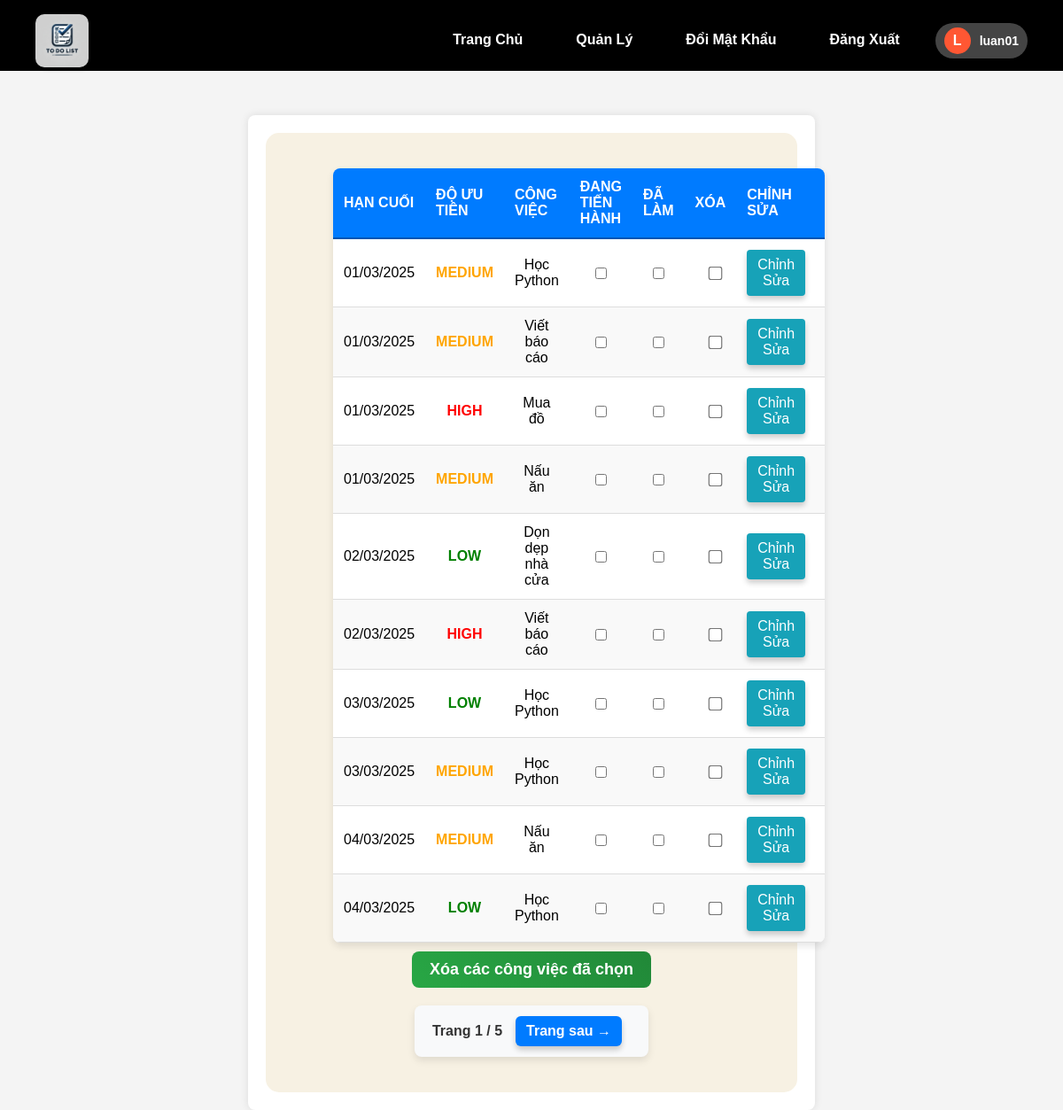
/task_list (signed in), run on the app's committed database.
### models.py (models this page shows, shortened)
class User(db.Model, UserMixin):
    id = db.Column(db.Integer, primary_key=True)
    username = db.Column(db.String(150), unique=True, nullable=False)
    email = db.Column(db.String(150), unique=True, nullable=False)
    password = db.Column(db.String(150), nullable=False)
    is_admin = db.Column(db.Boolean, default=False)
    is_blocked = db.Column(db.Boolean, default=False)

class Task(db.Model):
    id = db.Column(db.Integer, primary_key=True)
    content = db.Column(db.String(200), nullable=False)
    due_date = db.Column(db.Date, nullable=True)  # YYYY-MM-DD
    priority = db.Column(db.String(10), nullable=True)  # LOW, MEDIUM, HIGH
    user_id = db.Column(db.Integer, db.ForeignKey('user.id'))

### app.py (the view)
@app.route('/task_list', methods=['GET'])
@login_required
def task_list():
    page = request.args.get('page', 1, type=int)
    per_page = 10
    pagination = Task.query.filter_by(user_id=current_user.id).order_by(Task.due_date.asc()).paginate(page=page, per_page=per_page, error_out=False)
    tasks = pagination.items
    return render_template('task_list.html', tasks=tasks, pagination=pagination)

### app.py (called while the page is built)
@login_manager.user_loader
def load_user(user_id):
    return User.query.get(int(user_id))

### templates/task_list.html (shortened to what this page needs)
{% extends "base.html" %}
{% block content %}
<div class="container mt-4">
    <div class="card shadow-lg p-4 custom-todo-card">
        <form id="delete-multiple-form" method="POST" action="{{ url_for('delete_multiple_tasks') }}">
            <table>
                <thead>
                    <tr>
                        <th>Hạn cuối</th>
                        <th>Độ ưu tiên</th>
                        <th>Công việc</th>
                        <th>Đang tiến hành</th>
                        <th>Đã làm</th>
                        <th>Xóa</th>
                        <th>Chỉnh Sửa</th>
                    </tr>
                </thead>
                <tbody>
                    {% for task in tasks %}
                    <tr>
                        <td>{{ task.due_date.strftime('%d/%m/%Y') if task.due_date else 'Chưa đặt' }}</td>
                        <td class="{{ 'priority-high' if task.priority == 'HIGH' else 'priority-medium' if task.priority == 'MEDIUM' else 'priority-low' }}">
                            {{ task.priority if task.priority else 'N/A' }}
                        </td>
                        <td>{{ task.content }}</td>
                        <td class="text-center"><input type="checkbox"></td>
                        <td class="text-center"><input type="checkbox"></td>
                        <td class="text-center"><input type="checkbox" name="selected_tasks" value="{{ task.id }}" class="task-checkbox"></td>
                        <td class="text-center">
                            <a href="{{ url_for('edit_task', task_id=task.id) }}" class="btn btn-info">Chỉnh Sửa</a>
                    </tr>
                    {% endfor %}
                </tbody>
            </table>
            <button class="delete-button">Xóa các công việc đã chọn</button>
        </form>
        <div class="pagination">
            <span class="current-page">Trang {{ pagination.page }} / {{ pagination.pages }}</span>
            {% if pagination.has_next %}
                <a href="{{ url_for('task_list', page=pagination.next_num) }}" class="btn btn-primary">Trang sau →</a>
            {% endif %}
        </div>
    </div>
</div>
{% endblock %}

### templates/base.html (shortened to what this page needs)
<!DOCTYPE html>
<html lang="en">
<head>
    <link rel="stylesheet" type="text/css" href="{{ url_for('static', filename='style.css') }}">
    <link rel="stylesheet" href="https://cdnjs.cloudflare.com/ajax/libs/font-awesome/6.4.2/css/all.min.css">
</head>
<body>
<nav class="navbar">
    <div class="navbar-container">
        <div class="navbar-logo">
            <img src="{{ url_for('static', filename='todolist.webp') }}" alt="Logo">
        </div>
        <ul class="navbar-menu">
            <li><a href="{{ url_for('home') }}">Trang Chủ</a></li>
            {% if current_user.is_authenticated %}
                {% if current_user.is_admin %}
                    <li><a href="{{ url_for('admin') }}">Quản Lý</a></li>
                {% endif %}
                <li><a href="{{ url_for('change_password') }}">Đổi Mật Khẩu</a></li>
                <li><a href="{{ url_for('logout') }}">Đăng Xuất</a></li>
                <li class="user-profile">
                    <div class="user-avatar">
                        <span class="avatar-letter">{{ current_user.username[0]|upper }}</span>
                    </div>
                    <span class="username">{{ current_user.username }}</span>
                </li>
            {% else %}
                <li><a href="{{ url_for('register') }}">Đăng Ký</a></li>
                <li><a href="{{ url_for('login') }}" class="active">Đăng Nhập</a></li>
            {% endif %}
        </ul>
    </div>
</nav>
{% block content %}{% endblock %}
</html>

### static/style.css (style rules this page uses)
body { font-family: Arial, sans-serif; background-color: #f4f4f4; margin: 0; padding: 0; text-align: center; }
.container { width: 50%; margin: auto; background: white; padding: 20px; box-shadow: 0px 0px 10px rgba(0, 0, 0, 0.1); margin-top: 50px; border-radius: 8px; }
nav { background-color: black ! important ; padding: 10px 40px; height: 60px; text-align: center; }
nav a { color: white; text-decoration: none; padding: 10px 20px; display: inline-block; }
.navbar-container { display: flex; justify-content: space-between; align-items: center; }
.navbar-logo { display: flex; align-items: center; }
.navbar-logo img { width: 60px; height: 60px; margin-right: 10px; border-radius: 10px; box-shadow: 2px 2px 5px rgba(0, 0, 0, 0.2); }
.navbar-menu { list-style: none; display: flex; margin-left: auto; gap: 20px; }
.navbar-menu li { margin: 0; }
.navbar-menu a { text-decoration: none; font-weight: bold; font-size: 16px; color: white; }
form { text-align: left; margin: auto; width: 80%; }
form input { width: 100%; padding: 8px; margin: 5px 0; border: 1px solid #ccc; border-radius: 5px; }
form button { background-color: #28a745; color: white; border: none; padding: 10px; width: 100%; cursor: pointer; margin-top: 10px; }
.btn { padding: 10px 20px; font-size: 16px; color: white; border: none; border-radius: 5px; text-decoration: none; cursor: pointer; transition: all 0.3s ease; box-shadow: 0 4px 6px rgba(0,0,0,0.2); margin-right: 10px; }
.btn-primary { background-color: #007bff; }
.user-profile { display: flex; align-items: center; gap: 10px; padding: 5px 10px; border-radius: 20px; background-color: #444; cursor: pointer; }
.user-avatar { width: 30px; height: 30px; background-color: #ff5733; color: white; font-size: 16px; font-weight: bold; display: flex; align-items: center; justify-content: center; border-radius: 50%; }
.username { font-size: 14px; font-weight: bold; color: white; }
table { width: 100%; border-collapse: collapse; margin-top: 20px; background: white; border-radius: 8px; overflow: hidden; box-shadow: 0px 4px 8px rgba(0, 0, 0, 0.1); }
th { background-color: #007bff; color: white; padding: 12px; text-transform: uppercase; font-weight: bold; border-bottom: 2px solid #0056b3; }
td { padding: 12px; text-align: center; border-bottom: 1px solid #ddd; }
tr:nth-child(even) { background-color: #f9f9f9; }
td:nth-child(4), td:nth-child(5) { font-weight: bold; }
td:nth-child(5) { font-weight: bold; text-transform: uppercase; }
.custom-todo-card { background-color: #f7f1e3; border-radius: 15px; padding: 20px; }
.priority-high { color: red; font-weight: bold; }
.priority-medium { color: orange; font-weight: bold; }
.priority-low { color: green; font-weight: bold; }
.btn-info { padding: 8px 12px; background-color: #17a2b8; color: white; border: none; border-radius: 4px; cursor: pointer; transition: background-color 0.3s ease; text-align: center; display: inline-block; text-decoration: none; }
.delete-button { background-color: red; color: white; font-weight: bold; padding: 10px 20px; border: none; border-radius: 8px; width: fit-content; display: block; margin: 10px auto; cursor: pointer; transition: all 0.3s ease-in-out; }
.task-checkbox { transform: scale(1.2); margin: 5px; }
.pagination { text-align: center; margin: 20px auto; padding: 10px; background: #f8f9fa; border-radius: 8px; display: flex; justify-content: center; align-items: center; gap: 15px; width: fit-content; padding: 12px 20px; box-shadow: 0 4px 8px rgba(0, 0, 0, 0.1); }
.pagination a { text-decoration: none; font-weight: bold; padding: 8px 12px; border-radius: 6px; color: white; background: #007bff; transition: all 0.3s ease-in-out; }
.current-page { font-size: 16px; font-weight: bold; color: #333; }
button { background: linear-gradient(45deg, #28a745, #218838); color: white; font-size: 18px; font-weight: bold; padding: 12px; border: none; border-radius: 8px; cursor: pointer; transition: all 0.3s ease-in-out; display: block; width: 100%; }

### data on the page
User: username "L", username "luan01"
Task: due_date "01/03/2025", priority "MEDIUM", content "Học Python"
Task: due_date "01/03/2025", priority "MEDIUM", content "Viết báo cáo"
Task: due_date "01/03/2025", priority "HIGH", content "Mua đồ"
Task: due_date "01/03/2025", priority "MEDIUM", content "Nấu ăn"
Task: due_date "02/03/2025", priority "LOW", content "Dọn dẹp nhà cửa"
Task: due_date "02/03/2025", priority "HIGH", content "Viết báo cáo"
Task: due_date "03/03/2025", priority "LOW", content "Học Python"
Task: due_date "03/03/2025", priority "MEDIUM", content "Học Python"
Task: due_date "04/03/2025", priority "MEDIUM", content "Nấu ăn"
Task: due_date "04/03/2025", priority "LOW", content "Học Python"

### other printed values
{{ pagination.page }} "1"
{{ pagination.pages }} "5"
